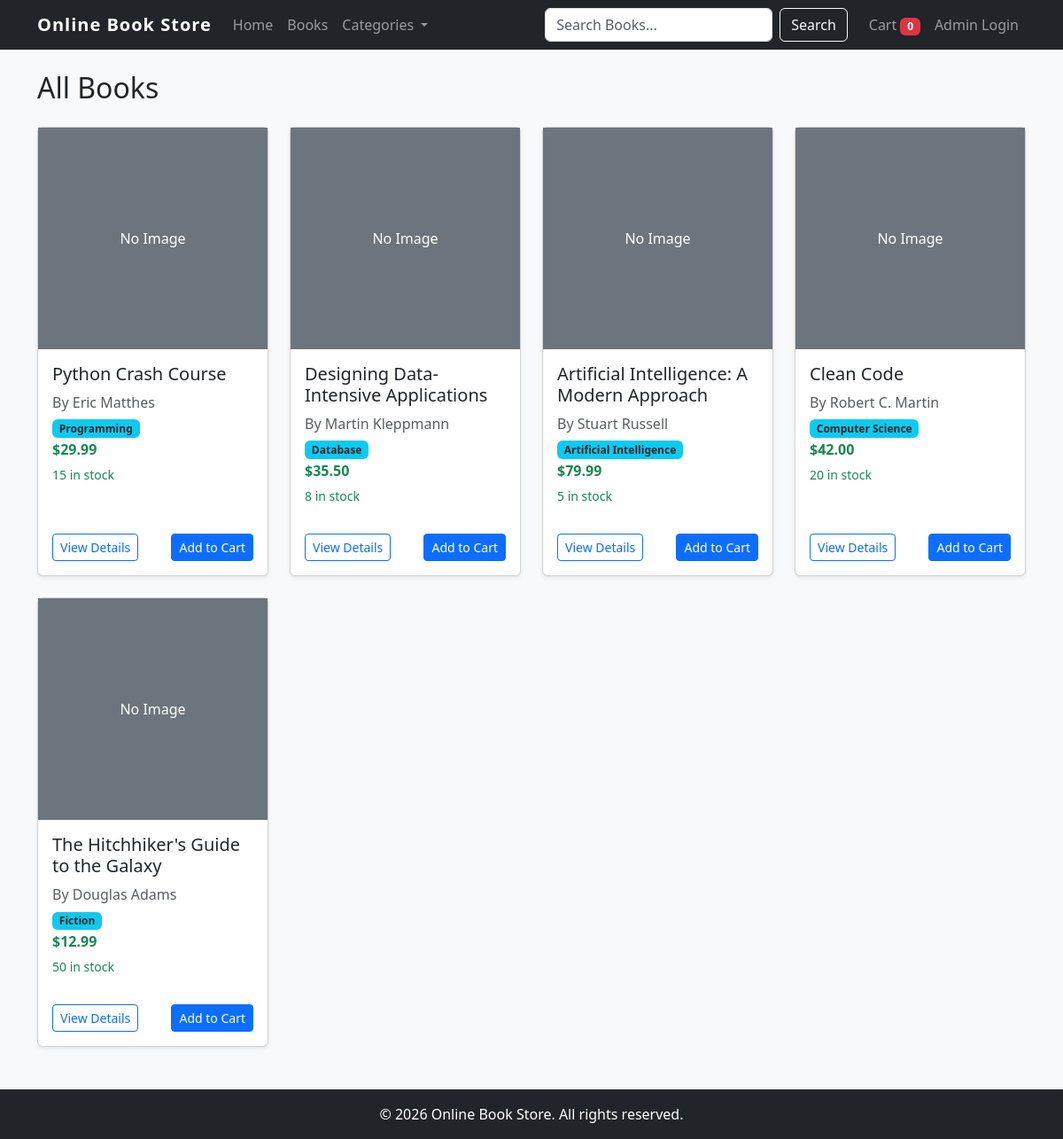
The page /books/ on the database its author committed.
### books/models.py (models this page shows, shortened)
class Book(models.Model):
    title = models.CharField(max_length=200)
    author = models.CharField(max_length=200)
    price = models.DecimalField(max_digits=10, decimal_places=2)
    category = models.ForeignKey(Category, on_delete=models.CASCADE)
    description = models.TextField()
    image = models.ImageField(upload_to='books/', blank=True, null=True)
    stock = models.IntegerField(default=0)

class Category(models.Model):
    name = models.CharField(max_length=100)
    class Meta:
        verbose_name_plural = "Categories"

### books/views.py (the view)
# urls.py: path('books/', views.book_list, name='book_list'),
def book_list(request):
    books = Book.objects.all()
    return render(request, 'books/book_list.html', {'books': books})

### books/context_processors.py (called while the page is built)
def categories_processor(request):
    return {'global_categories': Category.objects.all()}

### books/templates/books/book_list.html
{% extends 'books/base.html' %}
{% block content %}
<h2 class="mb-4">
    {% if current_category %}
        Books in "{{ current_category.name }}"
    {% else %}
        All Books
    {% endif %}
</h2>
<div class="row row-cols-1 row-cols-md-2 row-cols-lg-4 g-4">
    {% for book in books %}
    <div class="col">
        <div class="card h-100 shadow-sm">
            {% if book.image %}
            <img src="{{ book.image.url }}" class="card-img-top" alt="{{ book.title }}" style="height: 250px; object-fit: cover;">
            {% else %}
            <div class="bg-secondary text-white d-flex align-items-center justify-content-center" style="height: 250px;">
                <span>No Image</span>
            </div>
            {% endif %}
            <div class="card-body d-flex flex-column">
                <h5 class="card-title">{{ book.title }}</h5>
                <p class="card-text text-muted mb-1">By {{ book.author }}</p>
                <p class="card-text mb-1"><span class="badge bg-info text-dark">{{ book.category.name }}</span></p>
                <h6 class="card-text text-success fw-bold">${{ book.price }}</h6>
                <p class="card-text small">
                    {% if book.stock > 0 %}
                        <span class="text-success">{{ book.stock }} in stock</span>
                    {% else %}
                        <span class="text-danger">Out of stock</span>
                    {% endif %}
                </p>
                <div class="mt-auto pt-3 d-flex justify-content-between">
                    <a href="{% url 'book_detail' book.id %}" class="btn btn-outline-primary btn-sm">View Details</a>
                    {% if book.stock > 0 %}
                        <a href="{% url 'add_to_cart' book.id %}" class="btn btn-primary btn-sm">Add to Cart</a>
                    {% else %}
                        <button class="btn btn-secondary btn-sm" disabled>Out of Stock</button>
                    {% endif %}
                </div>
            </div>
        </div>
    </div>
    {% empty %}
    <div class="col-12">
        <div class="alert alert-info">No books found.</div>
    </div>
    {% endfor %}
</div>
{% endblock content %}

### static/css/style.css (style rules this page uses)
body { background-color: #f8f9fa; }
.card { transition: transform 0.2s ease-in-out, box-shadow 0.2s ease-in-out; }

### rows shown on the page
Book: image "No Image", title "Python Crash Course", author "Eric Matthes", category.name "Programming", price "29.99", stock "15", shows "Add to Cart"
Book: image "No Image", title "Designing Data-Intensive Applications", author "Martin Kleppmann", category.name "Database", price "35.50", stock "8", shows "Add to Cart"
Book: image "No Image", title "Artificial Intelligence: A Modern Approach", author "Stuart Russell", category.name "Artificial Intelligence", price "79.99", stock "5", shows "Add to Cart"
Book: image "No Image", title "Clean Code", author "Robert C. Martin", category.name "Computer Science", price "42.00", stock "20", shows "Add to Cart"
Book: image "No Image", title "The Hitchhiker's Guide to the Galaxy", author "Douglas Adams", category.name "Fiction", price "12.99", stock "50", shows "Add to Cart"

### other values the page prints
{{ request.session.cart|length }} "0"
